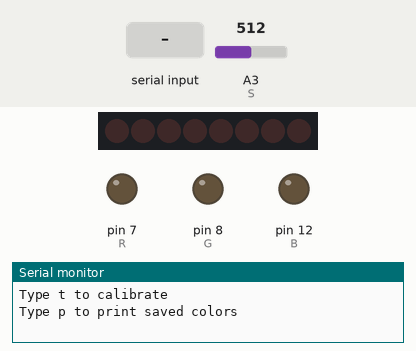
Simulated run of this sketch. Board: Arduino Uno, built with avr-gcc and run on an emulated ATmega328P. Parts: 8 shift-register outputs drawn as a row of LEDs (first output left, lit = HIGH), output pins drawn as LEDs (lit = HIGH), the last lines printed to the serial monitor. The test bench sets the inputs (shaded band); at power-on: A3 (S) = 512. Pins used as bus, display or sensor lines are not drawn.

Above: at 1.2 s.
1.3 s: "t" received over Serial
2.8 s: "T" received over Serial
At 2.97 s:
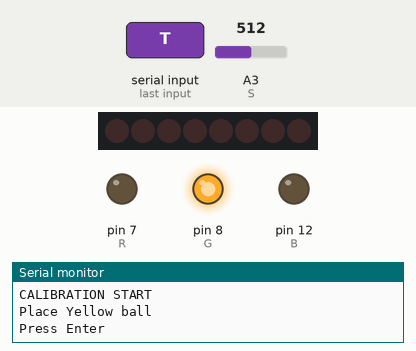
At 3.87 s:
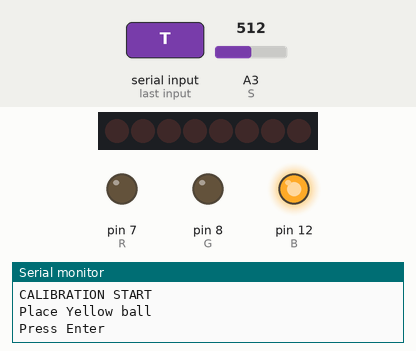
5.5 s: "p" received over Serial
At 6.12 s:
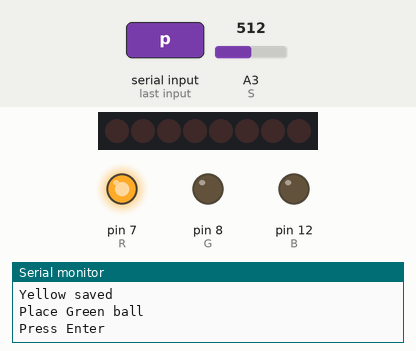
Timing chart, 0 to 8.5 s (numbered marks = the images above; inputs shaded):
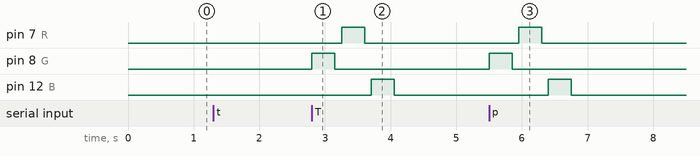

Measured:
- after the input at 2.8 s, pin 7 (R): LOW → HIGH after 0.45 s, → LOW 0.35 s later; pin 8 (G): LOW → HIGH at once, → LOW 0.35 s later; pin 12 (B): LOW → HIGH after 0.90 s, → LOW 0.35 s later
- after the input at 5.5 s, pin 7 (R): LOW → HIGH after 0.45 s, → LOW 0.35 s later; pin 8 (G): LOW → HIGH at once, → LOW 0.35 s later; pin 12 (B): LOW → HIGH after 0.90 s, → LOW 0.35 s later

The sketch:

led_display_final_working.ino
```cpp
const int G = 8;
const int R = 7;
const int B = 12;
const int S = A3;

int lastMatch = -1;
int stableMatch = -1;
int matchCount = 1;
const int REQUIRED_STABLE = 3; // number of consistent readings required

// 74HC595 pins
const int DATA_PIN  = 3;
const int LATCH_PIN = 2;
const int CLOCK_PIN = 4;

const int NUM_COLORS = 5;
String names[NUM_COLORS] = {"Yellow", "Green", "Red", "Blue", "No Ball"};
int saved[NUM_COLORS][3];

bool calibrated = false;

void setup() {
  pinMode(G, OUTPUT);
  pinMode(R, OUTPUT);
  pinMode(B, OUTPUT);

  pinMode(DATA_PIN, OUTPUT);
  pinMode(LATCH_PIN, OUTPUT);
  pinMode(CLOCK_PIN, OUTPUT);

  Serial.begin(9600);

  off();
  clearDisplay();

  Serial.println("Type t to calibrate");
  Serial.println("Type p to print saved colors");
}

void loop() {
  if (Serial.available()) {
    char cmd = Serial.read();

    if (cmd == 't' || cmd == 'T') calibrate();
    if (cmd == 'p' || cmd == 'P') printColors();

    while (Serial.available()) Serial.read();
  }

  if (calibrated) {
    int now[3];
    getColor(now);

    int match = bestMatch(now);

if (match == lastMatch) {
  matchCount++;
} else {
  matchCount = 0;
}

lastMatch = match;

if (matchCount >= REQUIRED_STABLE && match != stableMatch) {
  stableMatch = match;

  Serial.print("Stable Detected: ");
  Serial.println(names[stableMatch]);

  showColorLetter(stableMatch);
}
    delay(50);
  }
}

void off() {
  digitalWrite(G, LOW);
  digitalWrite(R, LOW);
  digitalWrite(B, LOW);
}

void sendToDisplay(byte pattern) {
  digitalWrite(LATCH_PIN, LOW);
  shiftOut(DATA_PIN, CLOCK_PIN, LSBFIRST, pattern);
  digitalWrite(LATCH_PIN, HIGH);
}

void clearDisplay() {
  sendToDisplay(0);
}

void showColorLetter(int colorIndex) {
  byte pattern = 0;

  if (colorIndex == 0) pattern = (1 << 2) | (1 << 1) | (1 << 6) | (1 << 5) | (1 << 4);
  if (colorIndex == 1) pattern = (1 << 2) | (1 << 7) | (1 << 1) | (1 << 6) | (1 << 5) | (1 << 4);
  if (colorIndex == 2) pattern = (1 << 3) | (1 << 1);
  if (colorIndex == 3) pattern = (1 << 2) | (1 << 1) | (1 << 5) | (1 << 3) | (1 << 4);
  if (colorIndex == 4) pattern = (1 << 7) | (1 << 1) | (1 << 4);

  sendToDisplay(pattern);
}

int avgRead() {
  long total = 0;

  for (int i = 0; i < 10; i++) {
    total += analogRead(S);
    delay(5);
  }

  return total / 10;
}

int readOne(int ledPin) {
  off();
  digitalWrite(ledPin, HIGH);
  delay(300);

  int value = avgRead();

  off();
  delay(100);

  return value;
}

void getColor(int x[3]) {
  x[0] = readOne(G);
  x[1] = readOne(R);
  x[2] = readOne(B);
}

void waitEnter() {
  Serial.println("Press Enter");
  while (!Serial.available()) {}
  while (Serial.available()) Serial.read();
}

void calibrate() {
  Serial.println("CALIBRATION START");
  calibrated = false;

  for (int i = 0; i < NUM_COLORS; i++) {
    Serial.print("Place ");
    Serial.print(names[i]);
    Serial.println(i == 4 ? " state" : " ball");
    waitEnter();

    int temp[3];
    getColor(temp);

    saved[i][0] = temp[0];
    saved[i][1] = temp[1];
    saved[i][2] = temp[2];

    Serial.print(names[i]);
    Serial.println(" saved");
  }

  Serial.println("CALIBRATION DONE");
  printColors();

  Serial.println("Press Enter to begin scanning...");
  waitEnter();

  calibrated = true;
  Serial.println("Continuous scanning started...");
}

long dist(int a[3], int b[3]) {
  long x = a[0] - b[0];
  long y = a[1] - b[1];
  long z = a[2] - b[2];
  return x * x + y * y + z * z;
}

int bestMatch(int x[3]) {
  int best = 0;
  long bestD = dist(x, saved[0]);

  for (int i = 1; i < NUM_COLORS; i++) {
    long d = dist(x, saved[i]);
    if (d < bestD) {
      bestD = d;
      best = i;
    }
  }

  return best;
}

void printColors() {
  for (int i = 0; i < NUM_COLORS; i++) {
    Serial.print(names[i]);
    Serial.print(": ");
    Serial.print(saved[i][0]);
    Serial.print(", ");
    Serial.print(saved[i][1]);
    Serial.print(", ");
    Serial.println(saved[i][2]);
  }
}
```
